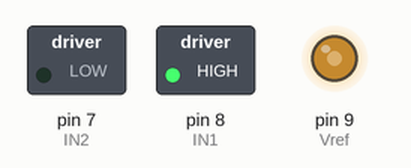
Recording of a sketch running on a simulated Arduino Uno, built with avr-gcc and run on an emulated ATmega328P. Parts: switched loads named in the sketch (green lamp = pin HIGH), output pins drawn as LEDs (lit = HIGH).

Above: at 0.05 s.
At 5.95 s:
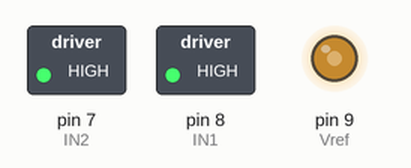
At 11.95 s:
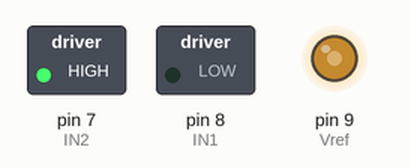
At 17.95 s:
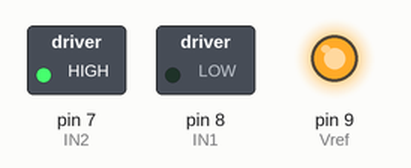
At 23.95 s:
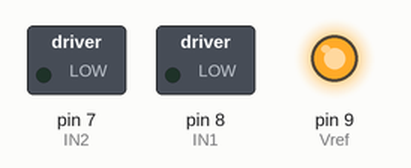
Timing chart, 0 to 31.2 s (numbered marks = the images above):
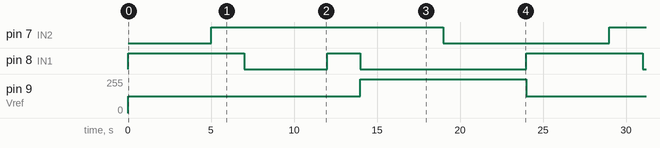

The sketch:

motor_driver.ino
```cpp
#define IN1 8
#define IN2 7
#define Vref 9

void setup() {
  // put your setup code here, to run once:
  pinMode(IN1,OUTPUT);
  pinMode(IN2,OUTPUT);

}

void loop() {
  // put your main code here, to run repeatedly:

  analogWrite(Vref,127);

  digitalWrite(IN1,HIGH);
  digitalWrite(IN2,LOW);
  delay(5000);

  digitalWrite(IN1,HIGH);
  digitalWrite(IN2,HIGH);
  delay(2000);

  digitalWrite(IN1,LOW);
  digitalWrite(IN2,HIGH);
  delay(5000);

  digitalWrite(IN1,HIGH);
  digitalWrite(IN2,HIGH);
  delay(2000);

  analogWrite(Vref,255);

  digitalWrite(IN1,LOW);
  digitalWrite(IN2,HIGH);
  delay(5000);

  digitalWrite(IN1,LOW);
  digitalWrite(IN2,LOW);
  delay(5000);


}
```

Measured:
- by itself, pin 7 (IN2): alternates HIGH for 14.0 s and LOW for 10.0 s
- by itself, pin 8 (IN1): repeats every 24.0 s: LOW 5.0 s, HIGH 2.0 s, LOW 10.0 s, HIGH 7.0 s
- by itself, pin 9 (Vref): alternates 255/255 for 10.0 s and 127/255 for 14.0 s
